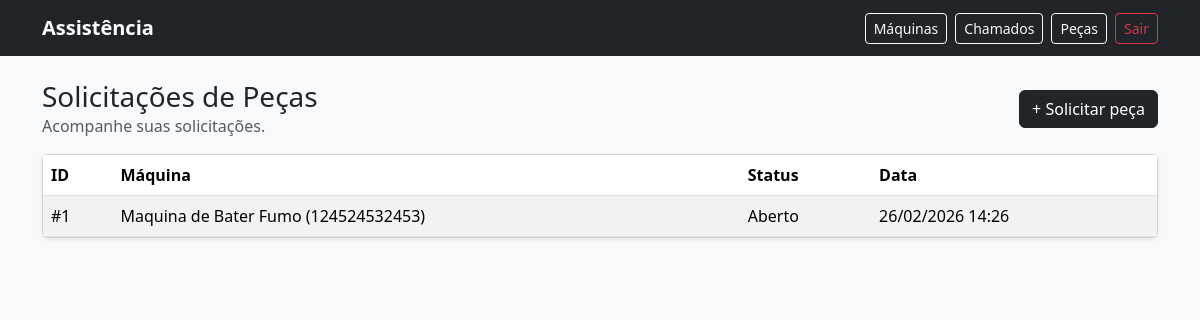
/assistencia/parts/requests/ (signed in), run on the app's committed database.
### assistencia_app/models.py (models this page shows, shortened)
class PartRequest(models.Model):
    STATUS_OPEN = "OPEN"
    STATUS_ANALYSIS = "ANALYSIS"
    STATUS_QUOTED = "QUOTED"
    STATUS_SENT = "SENT"
    STATUS_CANCELED = "CANCELED"
    STATUS_CHOICES = [
        (STATUS_OPEN, "Aberto"),
        (STATUS_ANALYSIS, "Em análise"),
        (STATUS_QUOTED, "Orçado"),
        (STATUS_SENT, "Enviado"),
        (STATUS_CANCELED, "Cancelado"),
    ]
    owner = models.ForeignKey(settings.AUTH_USER_MODEL, on_delete=models.CASCADE, related_name="part_requests")
    machine = models.ForeignKey(Machine, on_delete=models.PROTECT, related_name="part_requests")
    status = models.CharField(max_length=12, choices=STATUS_CHOICES, default=STATUS_OPEN)
    contact_name = models.CharField(max_length=120)
    contact_phone = models.CharField(max_length=40)
    shipping_name = models.CharField(max_length=120)
    shipping_cpf_cnpj = models.CharField(max_length=40, blank=True)
    shipping_zip = models.CharField(max_length=20)
    shipping_address = models.CharField(max_length=160)
    shipping_number = models.CharField(max_length=20, blank=True)
    shipping_complement = models.CharField(max_length=80, blank=True)
    shipping_neighborhood = models.CharField(max_length=80, blank=True)
    shipping_city = models.CharField(max_length=80)
    shipping_uf = models.CharField(max_length=2)
    notes = models.TextField(blank=True)
    created_at = models.DateTimeField(auto_now_add=True)
    class Meta:
        ordering = ["-id"]
        verbose_name = "Solicitação de Peça"
        verbose_name_plural = "Solicitações de Peça"
        indexes = [
            models.Index(fields=["owner", "status"]),
        ]

class Machine(models.Model):
    owner = models.ForeignKey(
        settings.AUTH_USER_MODEL,
        on_delete=models.CASCADE,
        related_name="machines",
    )
    model = models.ForeignKey(
        MachineModel,
        on_delete=models.PROTECT,
        related_name="machines",
    )
    serial = models.CharField(max_length=80, blank=True)
    city = models.CharField(max_length=80, blank=True)
    uf = models.CharField(max_length=2, blank=True)
    purchase_date = models.DateField(null=True, blank=True)
    notes = models.TextField(blank=True)
    class Meta:
        ordering = ["-id"]
        verbose_name = "Máquina"
        verbose_name_plural = "Máquinas"
        indexes = [
            models.Index(fields=["owner", "model"]),
            models.Index(fields=["serial"]),
        ]
    def __str__(self):
        serial_txt = self.serial or "s/serial"
        return f"{self.model.name} ({serial_txt})"

class MachineModel(models.Model):
    CATEGORY_CORTE = "CORTE"
    CATEGORY_PRENSA = "PRENSA"
    CATEGORY_BATER_FUMO = "BATER_FUMO"
    CATEGORY_ELETRICA = "ELETRICA"
    CATEGORY_OUTROS = "OUTROS"
    CATEGORY_CHOICES = [
        (CATEGORY_CORTE, "Corte"),
        (CATEGORY_PRENSA, "Prensa"),
        (CATEGORY_BATER_FUMO, "Bater fumo"),
        (CATEGORY_ELETRICA, "Elétrica"),
        (CATEGORY_OUTROS, "Outros"),
    ]
    name = models.CharField(max_length=120)
    category = models.CharField(max_length=20, choices=CATEGORY_CHOICES, default=CATEGORY_OUTROS)
    description = models.TextField(blank=True)
    active = models.BooleanField(default=True)
    class Meta:
        ordering = ["category", "name"]
        verbose_name = "Modelo de Máquina"
        verbose_name_plural = "Modelos de Máquina"

### assistencia_app/views.py (the view)
# urls.py: path("parts/requests/", part_requests_list, name="part_requests_list"),
@login_required
def part_requests_list(request):
    prs = PartRequest.objects.filter(owner=request.user).order_by("-id")
    return render(
        request,
        "assistencia/part_requests_list.html",
        {"part_requests": prs},
    )

### core/models.py (called while the page is built)
    @classmethod
    def get_solo(cls):
        obj, created = cls.objects.get_or_create(pk=1)
        return obj

### templates/assistencia/part_requests_list.html (shortened to what this page needs)
{% extends "assistencia/base.html" %}
{% block content %}
<div class="d-flex align-items-center justify-content-between mb-3">
  <div>
    <h3 class="mb-0">Solicitações de Peças</h3>
    <div class="text-muted">Acompanhe suas solicitações.</div>
  </div>
  <a class="btn btn-dark" href="{% url 'assistencia:part_request_create' %}">+ Solicitar peça</a>
</div>
{% if part_requests %}
  <div class="card shadow-sm">
    <div class="table-responsive">
      <table class="table table-striped mb-0 align-middle">
        <thead>
          <tr>
            <th>ID</th>
            <th>Máquina</th>
            <th>Status</th>
            <th>Data</th>
          </tr>
        </thead>
        <tbody>
          {% for pr in part_requests %}
            <tr>
              <td>#{{ pr.id }}</td>
              <td>{{ pr.machine }}</td>
              <td>{{ pr.get_status_display }}</td>
              <td>{{ pr.created_at|date:"d/m/Y H:i" }}</td>
            </tr>
          {% endfor %}
        </tbody>
      </table>
    </div>
  </div>
{% else %}
  <div class="alert alert-info">
    Nenhuma solicitação criada ainda.
    <a href="{% url 'assistencia:part_request_create' %}" class="alert-link">Criar agora</a>.
  </div>
{% endif %}
{% endblock %}

### data on the page
PartRequest: id "1", machine "Maquina de Bater Fumo (124524532453)", status "Aberto", created_at "26/02/2026 14:26"
